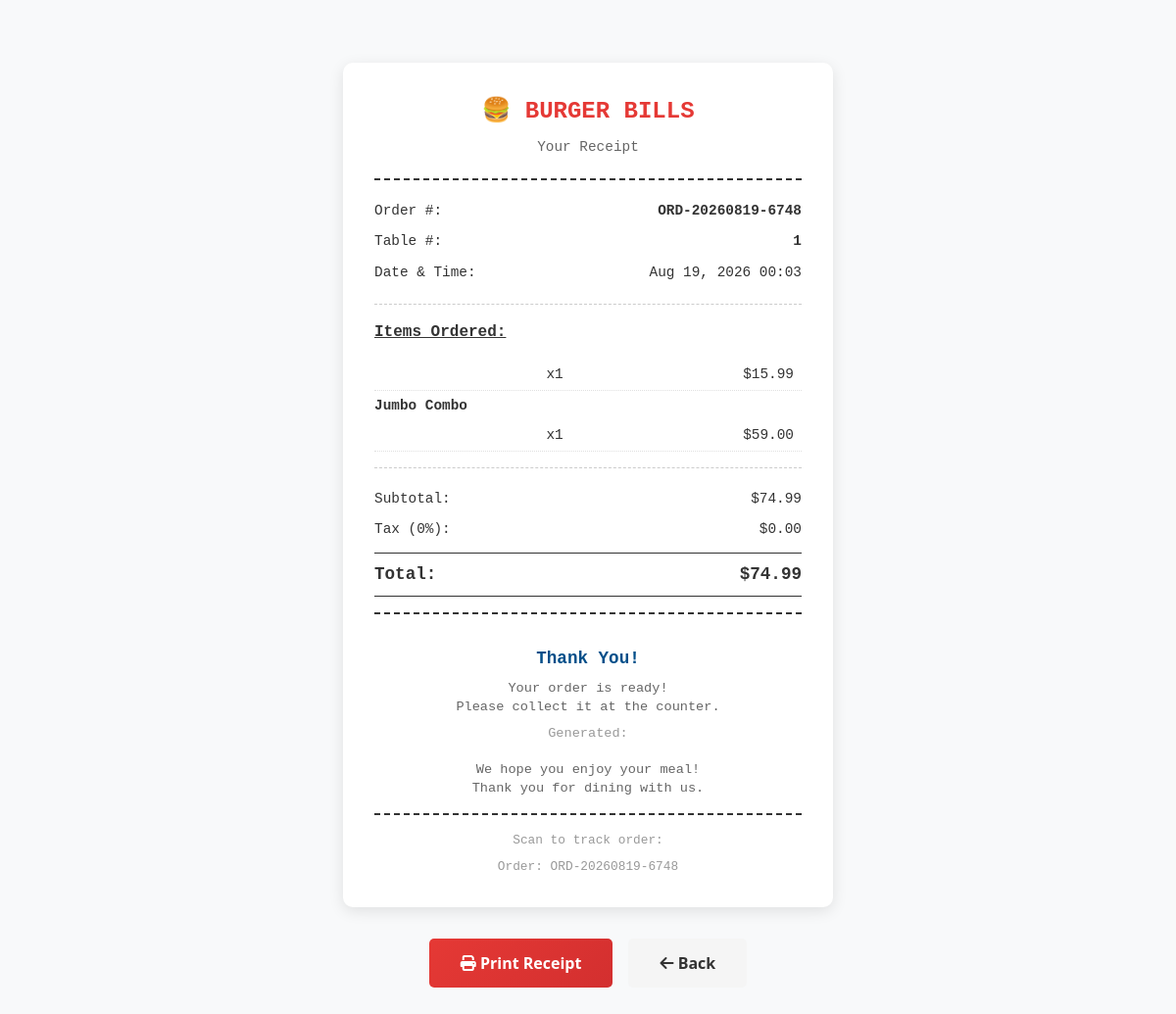
The app's page /staff/order/43/receipt/ (signed in) with its own data.
### menu/models.py (models this page shows, shortened)
class Order(models.Model):
    ORDER_STATUS_CHOICES = [
        ('pending', 'Pending'),
        ('confirmed', 'Confirmed'),
        ('preparing', 'Preparing'),
        ('ready', 'Ready'),
        ('completed', 'Completed'),
        ('cancelled', 'Cancelled'),
    ]
    ORDER_TYPE_CHOICES = [
        ('dine_in', 'Dine In'),
        ('pickup', 'Pickup'),
    ]
    table = models.ForeignKey(Table, on_delete=models.CASCADE, related_name='orders', null=True, blank=True)
    order_number = models.CharField(max_length=20, unique=True)
    status = models.CharField(max_length=20, choices=ORDER_STATUS_CHOICES, default='pending')
    order_type = models.CharField(max_length=20, choices=ORDER_TYPE_CHOICES, default='dine_in')
    customer_name = models.CharField(max_length=200, blank=True)
    customer_phone = models.CharField(max_length=20, blank=True)
    customer_email = models.EmailField(blank=True)
    total_amount = models.DecimalField(max_digits=10, decimal_places=2, default=0)
    special_instructions = models.TextField(blank=True)
    estimated_time = models.IntegerField(default=20, help_text="Estimated time in minutes")
    is_called = models.BooleanField(default=False, help_text="Customer has been called to pick up")
    called_at = models.DateTimeField(blank=True, null=True)
    cart_expires_at = models.DateTimeField(blank=True, null=True, help_text="Cart auto-expires after 5 minutes of inactivity")
    created_at = models.DateTimeField(auto_now_add=True)
    updated_at = models.DateTimeField(auto_now=True)
    completed_at = models.DateTimeField(blank=True, null=True)
    class Meta:
        ordering = ['-created_at']

class Table(models.Model):
    number = models.IntegerField(unique=True)
    capacity = models.IntegerField(default=4)
    qr_code = models.ImageField(upload_to='qr_codes/', blank=True, null=True)
    qr_access_token = models.UUIDField(default=uuid.uuid4, editable=False)
    qr_code_generated_at = models.DateTimeField(default=timezone.now, help_text="Timestamp when QR code was last generated")
    is_active = models.BooleanField(default=True)
    created_at = models.DateTimeField(auto_now_add=True)
    menu_access_timeout_minutes = models.IntegerField(
        default=60,
        help_text="Customer menu access expires after this many minutes of inactivity"
    )
    class Meta:
        ordering = ['number']

class OrderItem(models.Model):
    order = models.ForeignKey(Order, on_delete=models.CASCADE, related_name='items')
    menu_item = models.ForeignKey(MenuItem, on_delete=models.SET_NULL, null=True)
    quantity = models.IntegerField(default=1)
    unit_price = models.DecimalField(max_digits=8, decimal_places=2)
    special_requests = models.TextField(blank=True, help_text="e.g., No onions, Extra cheese")
    created_at = models.DateTimeField(auto_now_add=True)
    def get_subtotal(self):
        return self.quantity * self.unit_price
    class Meta:
        ordering = ['created_at']

class MenuItem(models.Model):
    category = models.ForeignKey(Category, on_delete=models.CASCADE, related_name='items')
    name = models.CharField(max_length=200)
    description = models.TextField()
    price = models.DecimalField(max_digits=8, decimal_places=2)
    image = models.ImageField(upload_to='menu_items/', blank=True, null=True)
    is_available = models.BooleanField(default=True)
    is_vegetarian = models.BooleanField(default=False)
    is_vegan = models.BooleanField(default=False)
    is_spicy = models.BooleanField(default=False)
    is_gluten_free = models.BooleanField(default=False)
    rating = models.FloatField(default=0.0)
    order = models.IntegerField(default=0)
    created_at = models.DateTimeField(auto_now_add=True)
    updated_at = models.DateTimeField(auto_now=True)
    has_sizes = models.BooleanField(default=False, help_text="Enable size options (S, M, L)")
    size_small_price = models.DecimalField(max_digits=8, decimal_places=2, default=0, help_text="Price for small size")
    size_medium_price = models.DecimalField(max_digits=8, decimal_places=2, default=0, help_text="Price for medium size")
    size_large_price = models.DecimalField(max_digits=8, decimal_places=2, default=0, help_text="Price for large size")
    class Meta:
        ordering = ['category', 'order', 'name']
        indexes = [
            models.Index(fields=['category', 'is_available']),
        ]

### menu/views.py (the view)
# urls.py: path('staff/order/<int:order_id>/receipt/', views.staff_order_receipt, name='staff_order_receipt'),
@login_required(login_url='staff_login')
def staff_order_receipt(request, order_id):
    if not request.user.is_staff:
        return redirect('staff_login')
    order = get_object_or_404(Order, id=order_id)
    return render(request, 'menu/receipt.html', {
        'table': order.table,
        'order': order,
        'staff_receipt': True,
    })

### templates/menu/receipt.html (shortened to what this page needs)
{% extends 'menu/customer_base.html' %}
{% block content %}
<div class="receipt-container">
    <div class="receipt-header">
        <div class="receipt-title">🍔 BURGER BILLS</div>
        <div class="receipt-subtitle">Your Receipt</div>
    </div>
    <div class="receipt-line">
        <span>Order #:</span>
        <span style="font-weight: 700;">{{ order.order_number }}</span>
    </div>
    <div class="receipt-line">
        <span>Table #:</span>
        <span style="font-weight: 700;">{{ table.number }}</span>
    </div>
    <div class="receipt-line">
        <span>Date & Time:</span>
        <span>{{ order.created_at|date:"M d, Y H:i" }}</span>
    </div>
    <div class="receipt-divider"></div>
    <div class="receipt-items-title">Items Ordered:</div>
    {% for item in order.items.all %}
        <div class="receipt-item">
            <div class="receipt-item-name">{{ item.menu_item.name }}</div>
            <div class="receipt-item-qty">x{{ item.quantity }}</div>
            <div class="receipt-item-price">${{ item.get_subtotal }}</div>
        </div>
    {% endfor %}
    <div class="receipt-divider"></div>
    <div class="receipt-line">
        <span>Subtotal:</span>
        <span>${{ order.total_amount }}</span>
    </div>
    <div class="receipt-line">
        <span>Tax (0%):</span>
        <span>$0.00</span>
    </div>
    <div class="receipt-line total">
        <span>Total:</span>
        <span>${{ order.total_amount }}</span>
    </div>
    <div class="receipt-footer">
        <div class="thank-you">Thank You!</div>
        {% if order.status != 'completed' %}
            <div class="receipt-message">
                Your order is being prepared.<br>
                Please check the order status on your device.
            </div>
        {% else %}
            <div class="receipt-message">
                Your order is ready!<br>
                Please collect it at the counter.
            </div>
        {% endif %}
        <div class="receipt-time">
            Generated: {{ "now"|date:"M d, Y H:i:s" }}
        </div>
        <div class="receipt-message">
            We hope you enjoy your meal!<br>
            Thank you for dining with us.
        </div>
        <div class="qr-section">
            <div class="qr-text">Scan to track order:</div>
            <div style="font-size: 0.8rem; color: #999;">
                Order: {{ order.order_number }}
            </div>
        </div>
    </div>
</div>
<div class="print-button">
    <button class="btn-print" onclick="window.print()">
        <i class="fas fa-print"></i> Print Receipt
    </button>
    <a href="{% if staff_receipt %}{% url 'all_orders' %}{% else %}{% url 'order_status' table_number=table.number order_id=order.id %}{% endif %}" class="btn-back">
        <i class="fas fa-arrow-left"></i> Back
    </a>
</div>
{% endblock %}

### templates/menu/receipt.html (style rules this page uses)
.receipt-container { max-width: 500px; margin: 2rem auto; background: white; padding: 2rem; border-radius: 10px; box-shadow: 0 4px 15px rgba(0, 0, 0, 0.1); font-family: 'Courier New', monospace; }
.receipt-header { text-align: center; border-bottom: 2px dashed #333; padding-bottom: 1rem; margin-bottom: 1rem; }
.receipt-title { font-size: 1.5rem; font-weight: 700; color: #E53935; margin-bottom: 0.5rem; }
.receipt-subtitle { font-size: 0.9rem; color: #666; margin-bottom: 0.3rem; }
.receipt-divider { border-bottom: 1px dashed #ccc; margin: 1rem 0; }
.receipt-line { display: flex; justify-content: space-between; padding: 0.3rem 0; font-size: 0.9rem; }
.receipt-line.total { font-weight: 700; font-size: 1.1rem; border-top: 1px solid #333; border-bottom: 1px solid #333; padding: 0.5rem 0; margin: 0.5rem 0; }
.receipt-items-title { font-weight: 700; margin-top: 1rem; margin-bottom: 0.5rem; text-decoration: underline; }
.receipt-item { display: grid; grid-template-columns: 1fr auto auto; gap: 0.5rem; font-size: 0.9rem; padding: 0.3rem 0; border-bottom: 1px dotted #e0e0e0; }
.receipt-item-name { grid-column: 1 / -1; font-weight: 600; }
.receipt-item-qty { text-align: center; }
.receipt-item-price { text-align: right; }
.receipt-footer { text-align: center; padding-top: 1rem; border-top: 2px dashed #333; margin-top: 1rem; }
.receipt-message { font-size: 0.85rem; color: #666; margin-bottom: 0.5rem; line-height: 1.4; }
.receipt-time { font-size: 0.85rem; color: #999; margin-bottom: 1rem; }
.print-button { display: flex; gap: 1rem; justify-content: center; margin-top: 2rem; }
.btn-print { background: linear-gradient(135deg, #E53935 0%, #D32F2F 100%); color: white; border: none; padding: 0.8rem 2rem; border-radius: 5px; font-weight: 600; cursor: pointer; font-size: 1rem; transition: all 0.3s; }
.btn-back { background: #f5f5f5; color: #333; border: none; padding: 0.8rem 2rem; border-radius: 5px; font-weight: 600; cursor: pointer; text-decoration: none; transition: all 0.3s; }
.thank-you { font-weight: 700; font-size: 1.1rem; color: #004E89; margin: 1rem 0 0.5rem; }
.qr-section { text-align: center; margin-top: 1rem; padding-top: 1rem; border-top: 2px dashed #333; }
.qr-text { font-size: 0.8rem; color: #999; margin-bottom: 0.5rem; }

### records on screen
Order: order_number "ORD-20260819-6748", created_at "Aug 19, 2026 00:03", total_amount "74.99"
Table: number "1"
OrderItem: quantity "1", get_subtotal "15.99"
OrderItem: menu_item.name "Jumbo Combo", quantity "1", get_subtotal "59.00"
